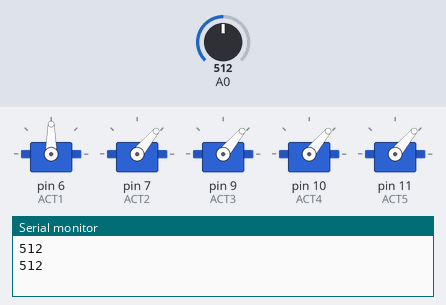
A sketch run on a simulated Arduino Uno, built with avr-gcc and run on an emulated ATmega328P. Shown: 5 × servo, the last lines printed to the serial monitor. The inputs (shaded band) are chosen by the test bench; at power-on: A0 = 512.

Above: at 3.6 s.
3.7 s: A0 set to 482
At 6.5 s:
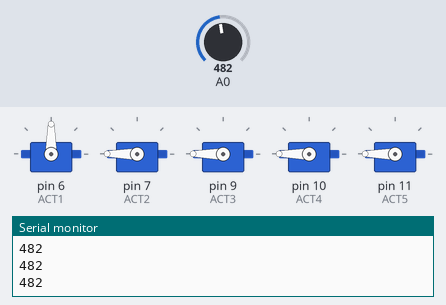
7.3 s: A0 set to 510
At 7.49 s:
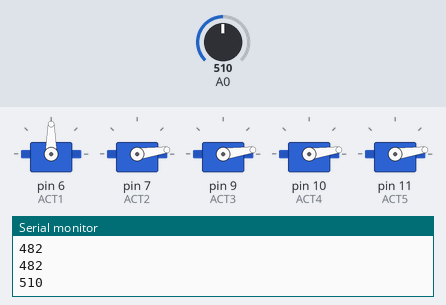
10.9 s: A0 set to 490
At 11.16 s:
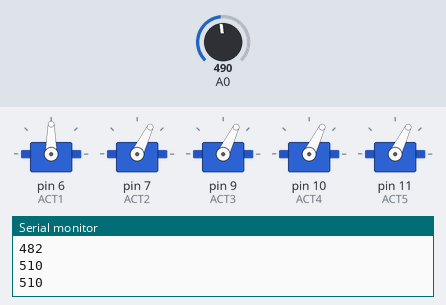
Timing chart, 0 to 14.4 s (numbered marks = the images above; inputs shaded):
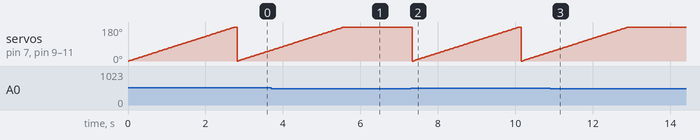

The sketch:

see-fest.ino
```cpp
#include <SoftwareSerial.h>
#include <Servo.h>


#define ACT1 6
#define ACT2 7
#define ACT3 9
#define ACT4 10
#define ACT5 11


Servo servo[5];

void gerakSemua(Servo myservo[]) {
  for (int pos = 0; pos <= 180; pos += 1) { // goes from 0 degrees to 180 degrees
    // in steps of 1 degree
    //    myservo[0].write(pos);
    myservo[1].write(pos);
    myservo[2].write(pos);
    myservo[3].write(pos);
    myservo[4].write(pos);
    delay(15);                       // waits 15ms for the servo to reach the position
  }
//  for (int pos = 180; pos >= 0; pos -= 1) { // goes from 180 degrees to 0 degrees
//    //    myservo[0].write(pos);
//    myservo[1].write(pos);
//    myservo[2].write(pos);
//    myservo[3].write(pos);
//    myservo[4].write(pos);
//    delay(15);                       // waits 15ms for the servo to reach the position
//  }

}

void setup() {
  servo[0].attach(ACT1);
  servo[1].attach(ACT2);
  servo[2].attach(ACT3);
  servo[3].attach(ACT4);
  servo[4].attach(ACT5);

  //  terima.begin(9600);
    Serial.begin(9600);
}

void loop() {
  int sensor = analogRead(A0);
  Serial.println(sensor);
  if (sensor >= 500) {

    gerakSemua(servo);

  }
  delay(50);
}
```

Measured:
- the behaviour switches between 500 and 499 on A0 (found by bisection; images 0 and 1)
- after the input at 3.7 s, servo on pin 7 (ACT2), servo on pin 9 (ACT3), servo on pin 10 (ACT4), servo on pin 11 (ACT5): goes on until 5.6 s, then stays 180°
- after the input at 7.3 s, servo on pin 7 (ACT2), servo on pin 9 (ACT3), servo on pin 10 (ACT4), servo on pin 11 (ACT5): ramps from 0° to 180° and jumps back, once every 2.8 s
- after the input at 10.9 s, servo on pin 7 (ACT2), servo on pin 9 (ACT3), servo on pin 10 (ACT4), servo on pin 11 (ACT5): goes on until 12.9 s, then stays 180°
